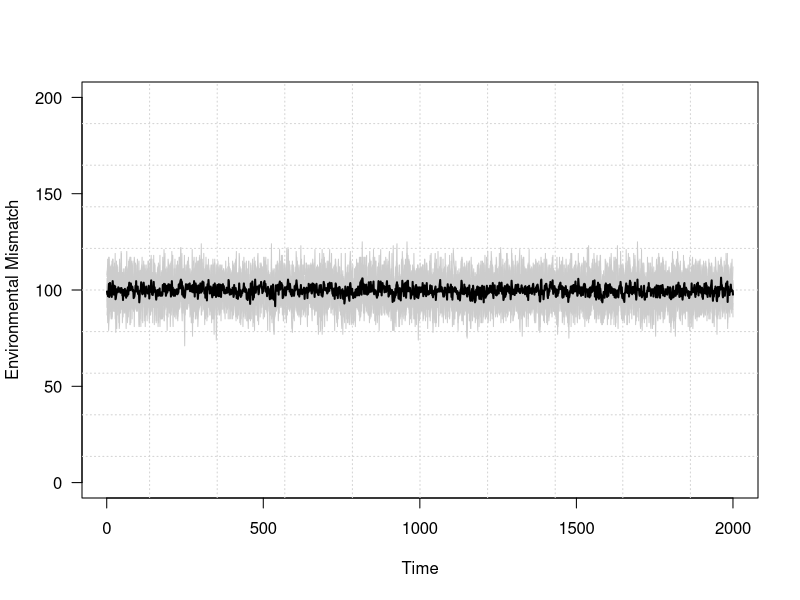
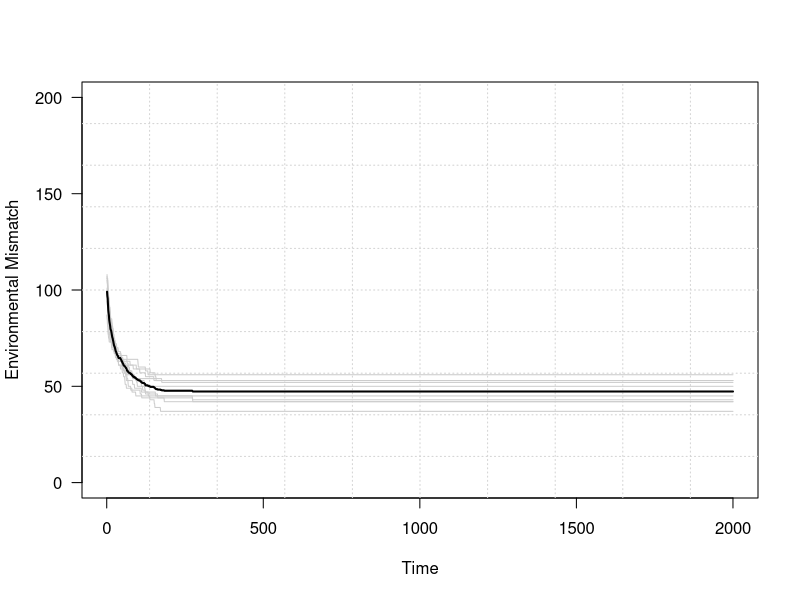
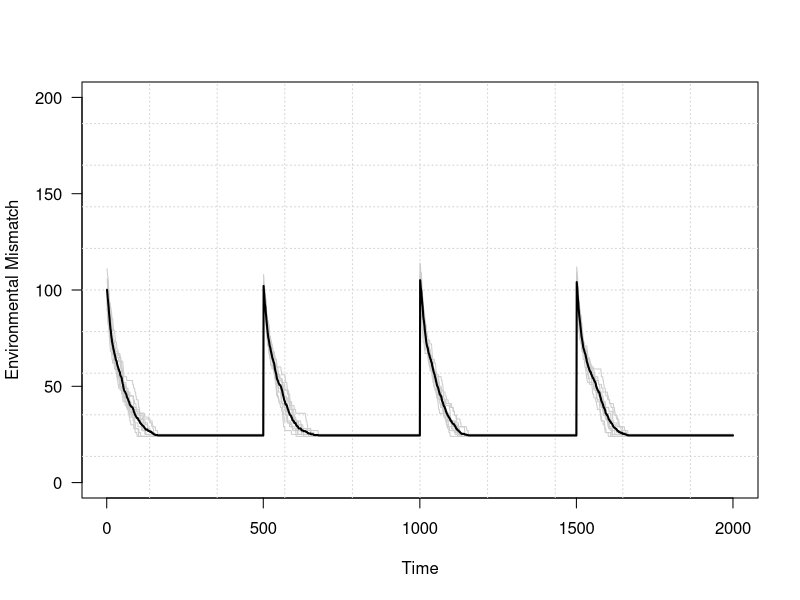
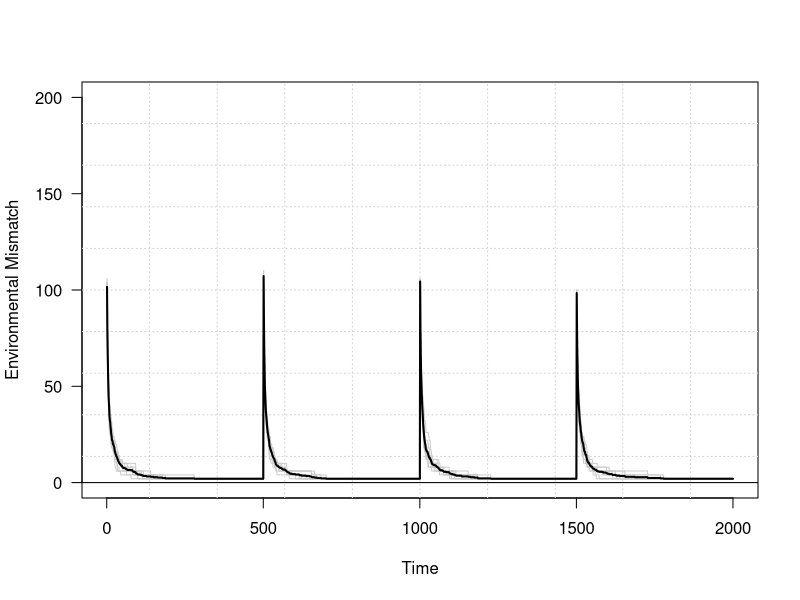
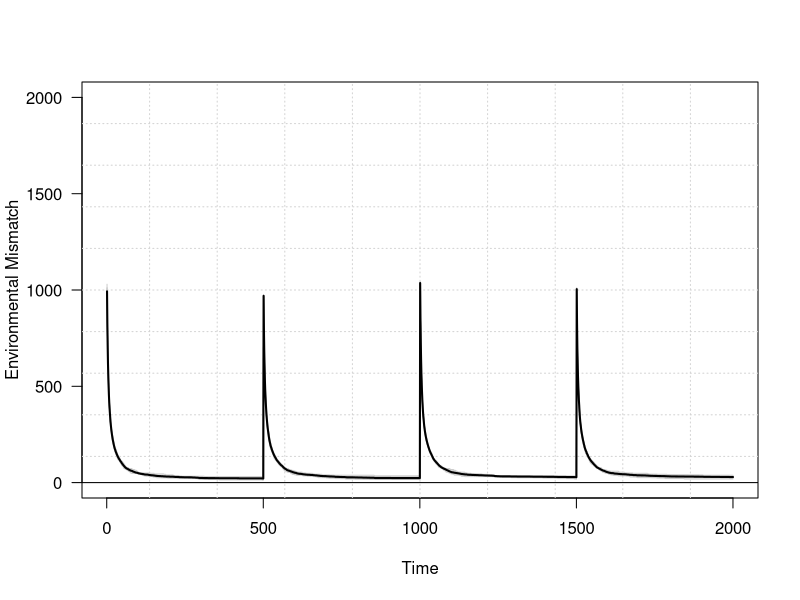
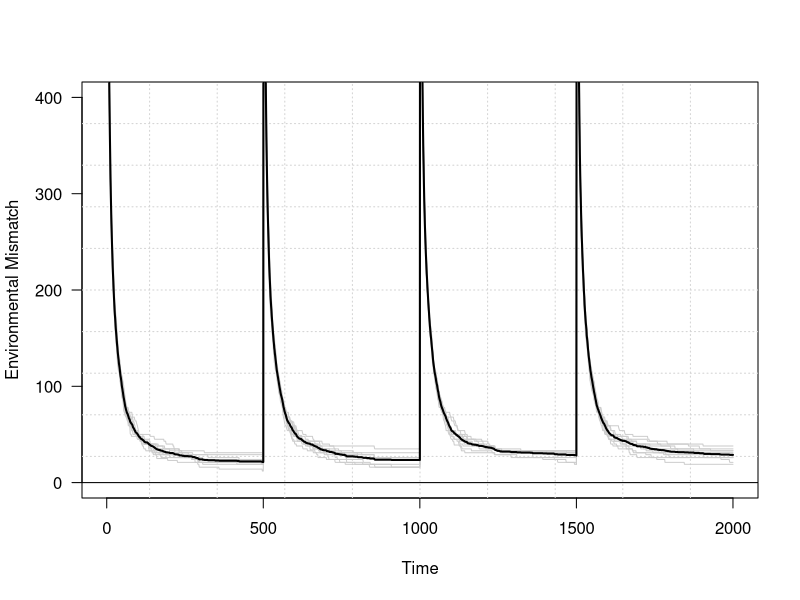
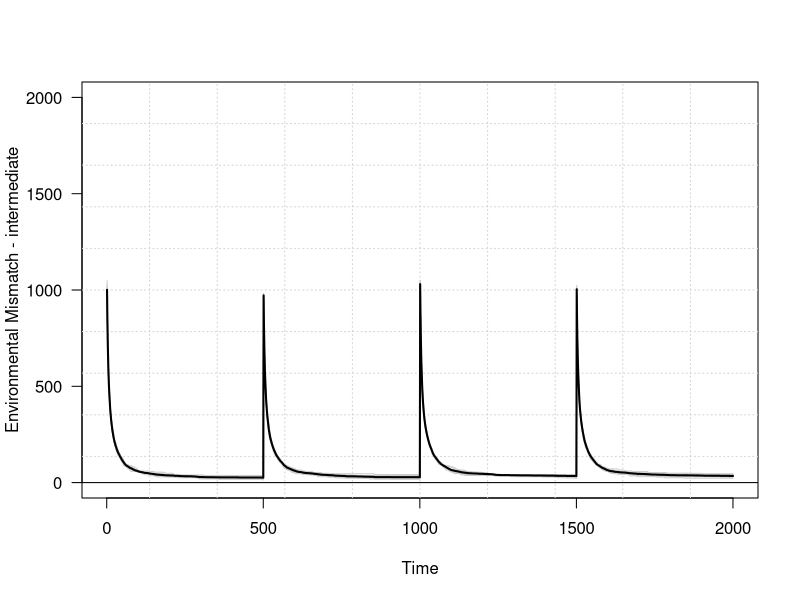
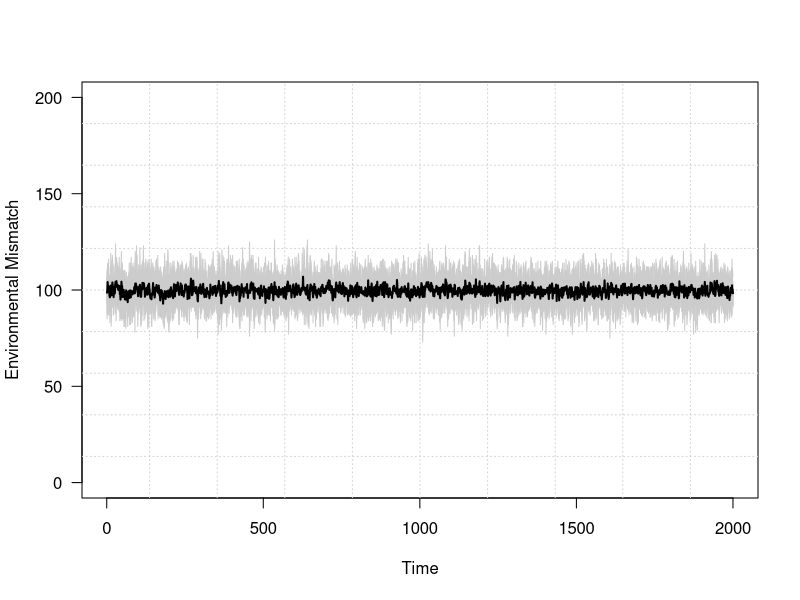

Generate these figures, in order, with R:
## ---- chunk 1


## RUN PARAMETERS

# Environmental target
num_C <- 200 # number of cytosine sites in the genome
env_prop <- 0.5 # proportion of those cytosine sites that are methylated in a "perfect" match to the environment
methyl_env <- rbinom(num_C,1,env_prop) # draws the environmental methylation target using a binomial distribution
while(sum(methyl_env)!=round(num_C*env_prop)){ methyl_env <- rbinom(num_C,1,env_prop) } # forces the methylation state to have the specified proportion of methylated sites
#sum(methyl_env) # checks the result of the above


# Population properties
pop_size <- 10 # number of individuals in the population
ind_prop <- rep(env_prop,pop_size) # proportion of methylated sites each individual should have ## NB: This isn't worked through in the model for now because I'm hoping that a sort of optimal methylation level will emerge from the model
demeth_rate <- 0.4 # rate at which you demethylate (slope of the relationship between stress and number of sites demethylated at each time step)
ind_demeth <- rep(demeth_rate,pop_size)
methyl_rate <- 0.4 # rate at which you methylate (slope of the relationship between stress and number of sites methylated at each time step)
ind_methyl <- rep(methyl_rate,pop_size)



# Simulation duration
t_end <- 2000
tset <- c(1:t_end)



## SIMULATION


# initial methylation state of the individuals in the population
methyl_pop <- matrix(data=NA,ncol=pop_size,nrow=num_C)
for(i in 1:pop_size){
	methyl_pop[,i] <- rbinom(num_C,1,ind_prop[i])
}


Stress_record <- matrix(data=NA,nrow=t_end,ncol=pop_size)

for(j in 1:t_end){

# For each timestep
# 1. Compute the "stress" level of each individual
S_pop <- colSums(abs(methyl_pop-methyl_env)) # sum over the absolute value of the difference between methylation states in each cytosine position, for every individual.

Stress_record[j,] <- S_pop

# 2. Compute the number of sites to demethylate
demeth_pop <- round(S_pop*ind_demeth) # compute the number of sites that should be demethylated
### CHECKER PLOT: plot(S_pop,demeth_pop); abline(b=demeth_rate,a=0)
# but you can't demethylate more than the existing number of methylated sites
methylsites_pop <- colSums(methyl_pop)
demeth_pop <- apply(rbind(demeth_pop,methylsites_pop),MARGIN=2,FUN=min) # The apply function takes the minimum by column (argument MARGIN = 2) of a data frame that has bound the number of target demethylation sites with the number of actually available methylation sites.

# 3. Demethylate sites randomly
for(i in 1:pop_size){
# want to know which positions are presently methylated
positions <- which(methyl_pop[,i]==1)
# select a number of them to demethylate
demeth.positions <- sample(positions,demeth_pop[i],replace=FALSE)
# and set those to zero
methyl_pop[demeth.positions,i] <- 0
}

# 4. Compute the number of sites to methylate
### OPTION ONE: methylate at a rate proportional to stress
meth_pop <- round(S_pop*ind_methyl) # compute the number of sites that should be methylated

### OPTION TWO: methylate at a fixed rate
#meth_pop <- 0.1*num_C

demethylsites_pop <- num_C - colSums(methyl_pop)
## NB: HOLLY -- Here is where we would put in some kind of correction for a cap on methylation
meth_pop <- apply(rbind(meth_pop,demethylsites_pop),MARGIN=2,FUN=min) 

# 5. Methylate sites randomly
for(i in 1:pop_size){
# want to know which positions are presently demethylated
positions <- which(methyl_pop[,i]==0)
# select a number of them to methylate
meth.positions <- sample(positions,meth_pop[i],replace=FALSE)
# and set those to one
methyl_pop[meth.positions,i] <- 1
}

}

plot(tset,Stress_record[,1],type='l',col='gray80',ylim=c(0,num_C),xlab='Time',ylab='Environmental Mismatch',las=1)
grid(10,10)
for(i in 2:pop_size){
	lines(tset,Stress_record[,i],col='gray80')
}
lines(tset,rowMeans(Stress_record),lwd=2)

## ---- chunk 2


## RUN PARAMETERS

# Environmental target
num_C <- 200 # number of cytosine sites in the genome
env_prop <- 0.5 # proportion of those cytosine sites that are methylated in a "perfect" match to the environment
methyl_env <- rbinom(num_C,1,env_prop) # draws the environmental methylation target using a binomial distribution
while(sum(methyl_env)!=round(num_C*env_prop)){ methyl_env <- rbinom(num_C,1,env_prop) } # forces the methylation state to have the specified proportion of methylated sites
#sum(methyl_env) # checks the result of the above


# Population properties
pop_size <- 10 # number of individuals in the population
ind_prop <- rep(.5*env_prop,pop_size) # proportion of methylated sites each individual should have ## NB: This isn't worked through in the model for now because I'm hoping that a sort of optimal methylation level will emerge from the model
demeth_rate <- 0.02 # rate at which you demethylate (slope of the relationship between stress and number of sites demethylated at each time step)
ind_demeth <- rep(demeth_rate,pop_size)
methyl_rate <- 0.02 # rate at which you methylate (slope of the relationship between stress and number of sites methylated at each time step)
ind_methyl <- rep(methyl_rate,pop_size)



# Simulation duration
t_end <- 2000
tset <- c(1:t_end)



## SIMULATION


# initial methylation state of the individuals in the population
methyl_pop <- matrix(data=NA,ncol=pop_size,nrow=num_C)
for(i in 1:pop_size){
	methyl_pop[,i] <- rbinom(num_C,1,ind_prop[i])
}


Stress_record <- matrix(data=NA,nrow=t_end,ncol=pop_size)

for(j in 1:t_end){

# For each timestep
# 1. Compute the "stress" level of each individual
S_pop <- colSums(abs(methyl_pop-methyl_env)) # sum over the absolute value of the difference between methylation states in each cytosine position, for every individual.

Stress_record[j,] <- S_pop

# 2. Compute the number of sites to demethylate
demeth_pop <- round(S_pop*ind_demeth) # compute the number of sites that should be demethylated
### CHECKER PLOT: plot(S_pop,demeth_pop); abline(b=demeth_rate,a=0)
# but you can't demethylate more than the existing number of methylated sites
methylsites_pop <- colSums(methyl_pop)
demeth_pop <- apply(rbind(demeth_pop,methylsites_pop),MARGIN=2,FUN=min) # The apply function takes the minimum by column (argument MARGIN = 2) of a data frame that has bound the number of target demethylation sites with the number of actually available methylation sites.

# 3. Demethylate sites randomly
for(i in 1:pop_size){
# want to know which positions are presently methylated
positions <- which(methyl_pop[,i]==1)
# select a number of them to demethylate
demeth.positions <- sample(positions,demeth_pop[i],replace=FALSE)
# and set those to zero
methyl_pop[demeth.positions,i] <- 0
}


# 4. Methylate sites that are mismatched with the environment

for(i in 1:pop_size){
  # identify sites that are demethylated but should be methylated to match the environment
  positions <- which((methyl_pop[,i]-methyl_env)==-1)
  
  # compute the number of sites that should be methylated
  meth_num <- min(round(S_pop[i]*ind_methyl[i]),num_C-sum(methyl_pop[,i]))
  
  # methylate sites
  if(meth_num > length(positions)){ # if the sites you need to methylate exceed the environmental matches
    methyl_pop[positions,i] <- 1 # methylate all the environmental matches
    positions2 <- which(methyl_pop[,i]==0) # find the remaining demethylated positions
    meth.positions <- sample(positions2,meth_num-length(positions),replace=FALSE) # select a number of them to methylate
    methyl_pop[meth.positions,i] <- 1 # and methylate them
  } else{ # otherwise
    test <- 1
    meth.positions <- sample(positions,meth_num,replace=FALSE) # select a number of the environmental matches to methylate
    methyl_pop[meth.positions,i] <- 1 # and methylate them
  }
  
}


}

plot(tset,Stress_record[,1],type='l',col='gray80',ylim=c(0,num_C),xlab='Time',ylab='Environmental Mismatch',las=1)
grid(10,10)
for(i in 2:pop_size){
	lines(tset,Stress_record[,i],col='gray80')
}
lines(tset,rowMeans(Stress_record),lwd=2)

# plot(tset,Stress_record[,1],type='l',col='gray80',ylim=c(0,10),xlab='Time',ylab='Environmental Mismatch',las=1)
# grid(10,10)
# for(i in 2:pop_size){
# 	lines(tset,Stress_record[,i],col='gray80')
# }
# lines(tset,rowMeans(Stress_record),lwd=2)

## ---- chunk 3


## RUN PARAMETERS

# Environmental target
num_C <- 200 # number of cytosine sites in the genome
env_prop <- 0.5 # proportion of those cytosine sites that are methylated in a "perfect" match to the environment
methyl_env <- rbinom(num_C,1,env_prop) # draws the environmental methylation target using a binomial distribution
while(sum(methyl_env)!=round(num_C*env_prop)){ methyl_env <- rbinom(num_C,1,env_prop) } # forces the methylation state to have the specified proportion of methylated sites
#sum(methyl_env) # checks the result of the above


# Population properties
pop_size <- 10 # number of individuals in the population
ind_prop <- rep(env_prop,pop_size) # proportion of methylated sites each individual should have ## NB: This isn't worked through in the model for now because I'm hoping that a sort of optimal methylation level will emerge from the model
demeth_rate <- 0.02 # rate at which you demethylate (slope of the relationship between stress and number of sites demethylated at each time step)
ind_demeth <- rep(demeth_rate,pop_size)
methyl_rate <- 0.02 # rate at which you methylate (slope of the relationship between stress and number of sites methylated at each time step)
ind_methyl <- rep(methyl_rate,pop_size)



# Simulation duration
t_end <- 2000
tset <- c(1:t_end)

envshifts <- c(500,1000,1500)


## SIMULATION


# initial methylation state of the individuals in the population
methyl_pop <- matrix(data=NA,ncol=pop_size,nrow=num_C)
for(i in 1:pop_size){
	methyl_pop[,i] <- rbinom(num_C,1,ind_prop[i])
}


Stress_record <- matrix(data=NA,nrow=t_end,ncol=pop_size)

for(j in 1:t_end){

# For each timestep
# 1. Compute the "stress" level of each individual
S_pop <- colSums(abs(methyl_pop-methyl_env)) # sum over the absolute value of the difference between methylation states in each cytosine position, for every individual.

Stress_record[j,] <- S_pop

# 2. Compute the number of sites to demethylate
demeth_pop <- round(S_pop*ind_demeth) # compute the number of sites that should be demethylated
### CHECKER PLOT: plot(S_pop,demeth_pop); abline(b=demeth_rate,a=0)
# but you can't demethylate more than the existing number of methylated sites
methylsites_pop <- colSums(methyl_pop)
demeth_pop <- apply(rbind(demeth_pop,methylsites_pop),MARGIN=2,FUN=min) # The apply function takes the minimum by column (argument MARGIN = 2) of a data frame that has bound the number of target demethylation sites with the number of actually available methylation sites.

# 3. Demethylate sites randomly
for(i in 1:pop_size){
# want to know which positions are presently methylated
positions <- which(methyl_pop[,i]==1)
# select a number of them to demethylate
demeth.positions <- sample(positions,demeth_pop[i],replace=FALSE)
# and set those to zero
methyl_pop[demeth.positions,i] <- 0
}


# 4. Methylate sites that are mismatched with the environment

for(i in 1:pop_size){
  # identify sites that are demethylated but should be methylated to match the environment
  positions <- which((methyl_pop[,i]-methyl_env)==-1)
  
  # compute the number of sites that should be methylated
  meth_num <- min(round(S_pop[i]*ind_methyl[i]),num_C-sum(methyl_pop[,i]))
  
  # methylate sites
  if(meth_num > length(positions)){ # if the sites you need to methylate exceed the environmental matches
    methyl_pop[positions,i] <- 1 # methylate all the environmental matches
    positions2 <- which(methyl_pop[,i]==0) # find the remaining demethylated positions
    meth.positions <- sample(positions2,meth_num-length(positions),replace=FALSE) # select a number of them to methylate
    methyl_pop[meth.positions,i] <- 1 # and methylate them
  } else{ # otherwise
    test <- 1
    meth.positions <- sample(positions,meth_num,replace=FALSE) # select a number of the environmental matches to methylate
    methyl_pop[meth.positions,i] <- 1 # and methylate them
  }
  
}

# 5. If it's a time for an environmental shift, shift the environment.
if(j %in% envshifts){
  methyl_env <- rbinom(num_C,1,env_prop) # draws the environmental methylation target using a binomial distribution
  while(sum(methyl_env)!=round(num_C*env_prop)){ methyl_env <- rbinom(num_C,1,env_prop) } # forces the methylation state to have the specified proportion of methylated sites
}



}



plot(tset,Stress_record[,1],type='l',col='gray80',ylim=c(0,num_C),xlab='Time',ylab='Environmental Mismatch',las=1)
grid(10,10)
for(i in 2:pop_size){
	lines(tset,Stress_record[,i],col='gray80')
}
lines(tset,rowMeans(Stress_record),lwd=2)


## ---- chunk 4


## RUN PARAMETERS

# Environmental target
num_C <- 200 # number of cytosine sites in the genome
env_prop <- 0.5 # proportion of those cytosine sites that are methylated in a "perfect" match to the environment
methyl_env <- rbinom(num_C,1,env_prop) # draws the environmental methylation target using a binomial distribution
while(sum(methyl_env)!=round(num_C*env_prop)){ methyl_env <- rbinom(num_C,1,env_prop) } # forces the methylation state to have the specified proportion of methylated sites
#sum(methyl_env) # checks the result of the above


# Population properties
pop_size <- 10 # number of individuals in the population
ind_prop <- rep(env_prop,pop_size) # proportion of methylated sites each individual should have ## NB: This isn't worked through in the model for now because I'm hoping that a sort of optimal methylation level will emerge from the model
demeth_rate <- 0.2 # rate at which you demethylate (slope of the relationship between stress and number of sites demethylated at each time step)
ind_demeth <- rep(demeth_rate,pop_size)
methyl_rate <- 0.2 # rate at which you methylate (slope of the relationship between stress and number of sites methylated at each time step)
ind_methyl <- rep(methyl_rate,pop_size)



# Simulation duration
t_end <- 2000
tset <- c(1:t_end)

envshifts <- c(500,1000,1500)


## SIMULATION


# initial methylation state of the individuals in the population
methyl_pop <- matrix(data=NA,ncol=pop_size,nrow=num_C)
for(i in 1:pop_size){
	methyl_pop[,i] <- rbinom(num_C,1,ind_prop[i])
	while(sum(methyl_pop[,i])!=round(num_C*ind_prop[i])){ methyl_pop[,i] <- rbinom(num_C,1,ind_prop[i]) } # forces the methylation 
}


Stress_record <- matrix(data=NA,nrow=t_end,ncol=pop_size)

for(j in 1:t_end){

# For each timestep
# 1. Compute the "stress" level of each individual
S_pop <- colSums(abs(methyl_pop-methyl_env)) # sum over the absolute value of the difference between methylation states in each cytosine position, for every individual.

Stress_record[j,] <- S_pop

# 2. Compute the number of sites to demethylate
demeth_pop <- round(S_pop*ind_demeth) # compute the number of sites that should be demethylated
### CHECKER PLOT: plot(S_pop,demeth_pop); abline(b=demeth_rate,a=0)
# but you can't demethylate more than the existing number of methylated sites
methylsites_pop <- colSums(methyl_pop)
demeth_pop <- apply(rbind(demeth_pop,methylsites_pop),MARGIN=2,FUN=min) # The apply function takes the minimum by column (argument MARGIN = 2) of a data frame that has bound the number of target demethylation sites with the number of actually available methylation sites.

# 3. Demethylate sites randomly
for(i in 1:pop_size){
# want to know which positions are presently methylated
positions <- which(methyl_pop[,i]==1)
# select a number of them to demethylate
demeth.positions <- sample(positions,demeth_pop[i],replace=FALSE)
# and set those to zero
methyl_pop[demeth.positions,i] <- 0
}


# 4. Methylate sites that are mismatched with the environment

for(i in 1:pop_size){
  # identify sites that are demethylated but should be methylated to match the environment
  positions <- which((methyl_pop[,i]-methyl_env)==-1)
  
  # compute the number of sites that should be methylated
  meth_num <- min(round(S_pop[i]*ind_methyl[i]),num_C-sum(methyl_pop[,i]))
  
  # methylate sites
  if(meth_num > length(positions)){ # if the sites you need to methylate exceed the environmental matches
    methyl_pop[positions,i] <- 1 # methylate all the environmental matches
    positions2 <- which(methyl_pop[,i]==0) # find the remaining demethylated positions
    meth.positions <- sample(positions2,meth_num-length(positions),replace=FALSE) # select a number of them to methylate
    methyl_pop[meth.positions,i] <- 1 # and methylate them
  } else{ # otherwise
    test <- 1
    meth.positions <- sample(positions,meth_num,replace=FALSE) # select a number of the environmental matches to methylate
    methyl_pop[meth.positions,i] <- 1 # and methylate them
  }
  
}

# 5. If it's a time for an environmental shift, shift the environment.
if(j %in% envshifts){
  methyl_env <- rbinom(num_C,1,env_prop) # draws the environmental methylation target using a binomial distribution
  while(sum(methyl_env)!=round(num_C*env_prop)){ methyl_env <- rbinom(num_C,1,env_prop) } # forces the methylation state to have the specified proportion of methylated sites
}



}



plot(tset,Stress_record[,1],type='l',col='gray80',ylim=c(0,num_C),xlab='Time',ylab='Environmental Mismatch',las=1)
grid(10,10)
for(i in 2:pop_size){
	lines(tset,Stress_record[,i],col='gray80')
}
lines(tset,rowMeans(Stress_record),lwd=2)
abline(h=0)


## ---- chunk 5
## RUN PARAMETERS

# Environmental target
num_C <- 2000 # number of cytosine sites in the genome
env_prop <- 0.5 # proportion of those cytosine sites that are methylated in a "perfect" match to the environment
methyl_env <- rbinom(num_C,1,env_prop) # draws the environmental methylation target using a binomial distribution
while(sum(methyl_env)!=round(num_C*env_prop)){ methyl_env <- rbinom(num_C,1,env_prop) } # forces the methylation state to have the specified proportion of methylated sites
#sum(methyl_env) # checks the result of the above


# Population properties
pop_size <- 10 # number of individuals in the population
ind_prop <- rep(env_prop,pop_size) # proportion of methylated sites each individual should have ## NB: This isn't worked through in the model for now because I'm hoping that a sort of optimal methylation level will emerge from the model
demeth_rate <- 0.2 # rate at which you demethylate (slope of the relationship between stress and number of sites demethylated at each time step)
ind_demeth <- rep(demeth_rate,pop_size)
methyl_rate <- 0.175 # rate at which you methylate (slope of the relationship between stress and number of sites methylated at each time step)
ind_methyl <- rep(methyl_rate,pop_size)



# Simulation duration
t_end <- 2000
tset <- c(1:t_end)

envshifts <- c(500,1000,1500)


## SIMULATION


# initial methylation state of the individuals in the population
methyl_pop <- matrix(data=NA,ncol=pop_size,nrow=num_C)
for(i in 1:pop_size){
	methyl_pop[,i] <- rbinom(num_C,1,ind_prop[i])
  while(sum(methyl_pop[,i])!=round(num_C*ind_prop[i])){ methyl_pop[,i] <- rbinom(num_C,1,ind_prop[i]) } # forces the methylation number to be the same as the environment 
}


Stress_record <- matrix(data=NA,nrow=t_end,ncol=pop_size)
Stress_record_intermediate <- matrix(data=NA,nrow=t_end,ncol=pop_size)

for(j in 1:t_end){

# For each timestep
# 1. Compute the "stress" level of each individual
S_pop <- colSums(abs(methyl_pop-methyl_env)) # sum over the absolute value of the difference between methylation states in each cytosine position, for every individual.

Stress_record[j,] <- S_pop

# 2. Compute the number of sites to demethylate
demeth_pop <- round(S_pop*ind_demeth) # compute the number of sites that should be demethylated
### CHECKER PLOT: plot(S_pop,demeth_pop); abline(b=demeth_rate,a=0)
# but you can't demethylate more than the existing number of methylated sites
methylsites_pop <- colSums(methyl_pop)
demeth_pop <- apply(rbind(demeth_pop,methylsites_pop),MARGIN=2,FUN=min) # The apply function takes the minimum by column (argument MARGIN = 2) of a data frame that has bound the number of target demethylation sites with the number of actually available methylation sites.

# 3. Demethylate sites randomly
for(i in 1:pop_size){
# want to know which positions are presently methylated
positions <- which(methyl_pop[,i]==1)
# select a number of them to demethylate
demeth.positions <- sample(positions,demeth_pop[i],replace=FALSE)
# and set those to zero
methyl_pop[demeth.positions,i] <- 0
}


# 4. Re-compute the stress level
S_pop <- colSums(abs(methyl_pop-methyl_env))
Stress_record_intermediate[j,] <- S_pop

# 4. Methylate sites that are mismatched with the environment

for(i in 1:pop_size){
  # identify sites that are demethylated but should be methylated to match the environment
  positions <- which((methyl_pop[,i]-methyl_env)==-1)
  
  # compute the number of sites that should be methylated
  meth_num <- min(round(S_pop[i]*ind_methyl[i]),num_C-sum(methyl_pop[,i]))
  
  # methylate sites
  if(meth_num > length(positions)){ # if the sites you need to methylate exceed the environmental matches
    methyl_pop[positions,i] <- 1 # methylate all the environmental matches
    positions2 <- which(methyl_pop[,i]==0) # find the remaining demethylated positions
    meth.positions <- sample(positions2,meth_num-length(positions),replace=FALSE) # select a number of them to methylate
    methyl_pop[meth.positions,i] <- 1 # and methylate them
  } else{ # otherwise
    test <- 1
    meth.positions <- sample(positions,meth_num,replace=FALSE) # select a number of the environmental matches to methylate
    methyl_pop[meth.positions,i] <- 1 # and methylate them
  }
  
}

# 5. If it's a time for an environmental shift, shift the environment.
if(j %in% envshifts){
  methyl_env <- rbinom(num_C,1,env_prop) # draws the environmental methylation target using a binomial distribution
  while(sum(methyl_env)!=round(num_C*env_prop)){ methyl_env <- rbinom(num_C,1,env_prop) } # forces the methylation state to have the specified proportion of methylated sites
}



}



plot(tset,Stress_record[,1],type='l',col='gray80',ylim=c(0,num_C),xlab='Time',ylab='Environmental Mismatch',las=1)
grid(10,10)
for(i in 2:pop_size){
	lines(tset,Stress_record[,i],col='gray80')
}
lines(tset,rowMeans(Stress_record),lwd=2)
abline(h=0)

plot(tset,Stress_record[,1],type='l',col='gray80',ylim=c(0,400),xlab='Time',ylab='Environmental Mismatch',las=1)
grid(10,10)
for(i in 2:pop_size){
	lines(tset,Stress_record[,i],col='gray80')
}
lines(tset,rowMeans(Stress_record),lwd=2)
abline(h=0)


plot(tset,Stress_record_intermediate[,1],type='l',col='gray80',ylim=c(0,num_C),xlab='Time',ylab='Environmental Mismatch - intermediate',las=1)
grid(10,10)
for(i in 2:pop_size){
	lines(tset,Stress_record_intermediate[,i],col='gray80')
}
lines(tset,rowMeans(Stress_record_intermediate),lwd=2)
abline(h=0)

colSums(methyl_pop)
## ---- chunk 6


## RUN PARAMETERS

# Environmental target
num_C <- 200 # number of cytosine sites in the genome
env_prop <- 0.5 # proportion of those cytosine sites that are methylated in a "perfect" match to the environment
methyl_env <- rbinom(num_C,1,env_prop) # draws the environmental methylation target using a binomial distribution
while(sum(methyl_env)!=round(num_C*env_prop)){ methyl_env <- rbinom(num_C,1,env_prop) } # forces the methylation state to have the specified proportion of methylated sites
#sum(methyl_env) # checks the result of the above


# Population properties
pop_size <- 10 # number of individuals in the population
ind_prop <- rep(env_prop,pop_size) # proportion of methylated sites each individual should have ## NB: This isn't worked through in the model for now because I'm hoping that a sort of optimal methylation level will emerge from the model
demeth_rate <- 0.4 # rate at which you demethylate (slope of the relationship between stress and number of sites demethylated at each time step)
ind_demeth <- rep(demeth_rate,pop_size)
methyl_rate <- 0.4 # rate at which you methylate (slope of the relationship between stress and number of sites methylated at each time step)
ind_methyl <- rep(methyl_rate,pop_size)



# Simulation duration
t_end <- 2000
tset <- c(1:t_end)



## SIMULATION


# initial methylation state of the individuals in the population
methyl_pop <- matrix(data=NA,ncol=pop_size,nrow=num_C)
for(i in 1:pop_size){
	methyl_pop[,i] <- rbinom(num_C,1,ind_prop[i])
}


Stress_record <- matrix(data=NA,nrow=t_end,ncol=pop_size)
Stress_record_intermediate <- matrix(data=NA,nrow=t_end,ncol=pop_size)

for(j in 1:t_end){

# For each timestep
# 1. Compute the "stress" level of each individual
S_pop <- colSums(abs(methyl_pop-methyl_env)) # sum over the absolute value of the difference between methylation states in each cytosine position, for every individual.

Stress_record[j,] <- S_pop

# 2. Compute the number of sites to demethylate
demeth_pop <- round(S_pop*ind_demeth) # compute the number of sites that should be demethylated
### CHECKER PLOT: plot(S_pop,demeth_pop); abline(b=demeth_rate,a=0)
# but you can't demethylate more than the existing number of methylated sites
methylsites_pop <- colSums(methyl_pop)
demeth_pop <- apply(rbind(demeth_pop,methylsites_pop),MARGIN=2,FUN=min) # The apply function takes the minimum by column (argument MARGIN = 2) of a data frame that has bound the number of target demethylation sites with the number of actually available methylation sites.

# 3. Demethylate sites randomly
for(i in 1:pop_size){
# want to know which positions are presently methylated
positions <- which(methyl_pop[,i]==1)
# select a number of them to demethylate
demeth.positions <- sample(positions,demeth_pop[i],replace=FALSE)
# and set those to zero
methyl_pop[demeth.positions,i] <- 0
}

# RECOMPUTE STRESS
S_pop <- colSums(abs(methyl_pop-methyl_env))
Stress_record_intermediate[j,] <- S_pop
# 4. Compute the number of sites to methylate
### OPTION ONE: methylate at a rate proportional to stress
meth_pop <- round(S_pop*ind_methyl) # compute the number of sites that should be methylated

### OPTION TWO: methylate at a fixed rate
#meth_pop <- 0.1*num_C

demethylsites_pop <- num_C - colSums(methyl_pop)
## NB: HOLLY -- Here is where we would put in some kind of correction for a cap on methylation
meth_pop <- apply(rbind(meth_pop,demethylsites_pop),MARGIN=2,FUN=min) 

# 5. Methylate sites randomly
for(i in 1:pop_size){
# want to know which positions are presently demethylated
positions <- which(methyl_pop[,i]==0)
# select a number of them to methylate
meth.positions <- sample(positions,meth_pop[i],replace=FALSE)
# and set those to one
methyl_pop[meth.positions,i] <- 1
}

}

plot(tset,Stress_record[,1],type='l',col='gray80',ylim=c(0,num_C),xlab='Time',ylab='Environmental Mismatch',las=1)
grid(10,10)
for(i in 2:pop_size){
	lines(tset,Stress_record[,i],col='gray80')
}
lines(tset,rowMeans(Stress_record),lwd=2)

colSums(methyl_pop)

## ---- chunk 7
## RUN PARAMETERS

# Environmental target
num_C <- 2000 # number of cytosine sites in the genome
env_prop <- 0.5 # proportion of those cytosine sites that are methylated in a "perfect" match to the environment
methyl_env <- rbinom(num_C,1,env_prop) # draws the environmental methylation target using a binomial distribution
while(sum(methyl_env)!=round(num_C*env_prop)){ methyl_env <- rbinom(num_C,1,env_prop) } # forces the methylation state to have the specified proportion of methylated sites
#sum(methyl_env) # checks the result of the above


# Population properties
pop_size <- 10 # number of individuals in the population
ind_prop <- 0.5*rep(env_prop,pop_size) # proportion of methylated sites each individual should have ## NB: This isn't worked through in the model for now because I'm hoping that a sort of optimal methylation level will emerge from the model
demeth_rate <- 0.4# 0.2 # rate at which you demethylate (slope of the relationship between stress and number of sites demethylated at each time step)
ind_demeth <- rep(demeth_rate,pop_size)
methyl_rate <-0.3# 0.175 # rate at which you methylate (slope of the relationship between stress and number of sites methylated at each time step)
ind_methyl <- rep(methyl_rate,pop_size)



# Simulation duration
t_end <- 2000
tset <- c(1:t_end)

#envshifts <- c(500,1000,1500)
envshifts <- round(seq(from = 400, to = 1600, length.out=5))

## SIMULATION


# initial methylation state of the individuals in the population
methyl_pop <- matrix(data=NA,ncol=pop_size,nrow=num_C)
for(i in 1:pop_size){
	methyl_pop[,i] <- rbinom(num_C,1,ind_prop[i])
  #while(sum(methyl_pop[,i])!=round(num_C*ind_prop[i])){ methyl_pop[,i] <- rbinom(num_C,1,ind_prop[i]) } # forces the methylation number to be the same as the environment 
}


Stress_record <- matrix(data=NA,nrow=t_end,ncol=pop_size)
Stress_record_intermediate <- matrix(data=NA,nrow=t_end,ncol=pop_size)

for(j in 1:t_end){

# For each timestep
# 1. Compute the "stress" level of each individual
S_pop <- colSums(abs(methyl_pop-methyl_env)) # sum over the absolute value of the difference between methylation states in each cytosine position, for every individual.

Stress_record[j,] <- S_pop

# 2. Compute the number of sites to demethylate
demeth_pop <- round(S_pop*ind_demeth) # compute the number of sites that should be demethylated
### CHECKER PLOT: plot(S_pop,demeth_pop); abline(b=demeth_rate,a=0)
# but you can't demethylate more than the existing number of methylated sites
methylsites_pop <- colSums(methyl_pop)
demeth_pop <- apply(rbind(demeth_pop,methylsites_pop),MARGIN=2,FUN=min) # The apply function takes the minimum by column (argument MARGIN = 2) of a data frame that has bound the number of target demethylation sites with the number of actually available methylation sites.

# 3. Demethylate sites randomly
for(i in 1:pop_size){
# want to know which positions are presently methylated
positions <- which(methyl_pop[,i]==1)
# select a number of them to demethylate
demeth.positions <- sample(positions,demeth_pop[i],replace=FALSE)
# and set those to zero
methyl_pop[demeth.positions,i] <- 0
}


# 4. Re-compute the stress level
S_pop <- colSums(abs(methyl_pop-methyl_env))
Stress_record_intermediate[j,] <- S_pop

# 4. Methylate sites that are mismatched with the environment

for(i in 1:pop_size){
  # identify sites that are demethylated but should be methylated to match the environment
  positions <- which((methyl_pop[,i]-methyl_env)==-1)
  
  # compute the number of sites that should be methylated
  meth_num <- min(round(S_pop[i]*ind_methyl[i]),num_C-sum(methyl_pop[,i]))
  
  # methylate sites
  if(meth_num > length(positions)){ # if the sites you need to methylate exceed the environmental matches
    methyl_pop[positions,i] <- 1 # methylate all the environmental matches
    positions2 <- which(methyl_pop[,i]==0) # find the remaining demethylated positions
    meth.positions <- sample(positions2,meth_num-length(positions),replace=FALSE) # select a number of them to methylate
    methyl_pop[meth.positions,i] <- 1 # and methylate them
  } else{ # otherwise
    test <- 1
    meth.positions <- sample(positions,meth_num,replace=FALSE) # select a number of the environmental matches to methylate
    methyl_pop[meth.positions,i] <- 1 # and methylate them
  }
  
}

# 5. If it's a time for an environmental shift, shift the environment.
if(j %in% envshifts){
  methyl_env <- rbinom(num_C,1,env_prop) # draws the environmental methylation target using a binomial distribution
  while(sum(methyl_env)!=round(num_C*env_prop)){ methyl_env <- rbinom(num_C,1,env_prop) } # forces the methylation state to have the specified proportion of methylated sites
}



}



plot(tset,Stress_record[,1],type='l',col='gray80',ylim=c(0,num_C*.55),xlab='Time',ylab='Environmental Mismatch',las=1)
grid(10,10)
for(i in 2:pop_size){
	lines(tset,Stress_record[,i],col='gray80')
}
lines(tset,rowMeans(Stress_record),lwd=2)
abline(h=0)


plot(tset,Stress_record_intermediate[,1],type='l',col='gray80',ylim=c(0,num_C*.55),xlab='Time',ylab='Environmental Mismatch - intermediate',las=1)
grid(10,10)
for(i in 2:pop_size){
	lines(tset,Stress_record_intermediate[,i],col='gray80')
}
lines(tset,rowMeans(Stress_record_intermediate),lwd=2)
abline(h=0)

colSums(methyl_pop)
## ---- chunk 8

## RUN PARAMETERS
# Variables of interest
demeth_rate_set <- c(0.4,0.4,0.4,0.4)
meth_rate_set <- c(0.2,0.3,0.4,0.5)

# Environmental target
num_C <- 2000 # number of cytosine sites in the genome
env_prop <- 0.5 # proportion of those cytosine sites that are methylated in a "perfect" match to the environment
methyl_env <- rbinom(num_C,1,env_prop) # draws the environmental methylation target using a binomial distribution
while(sum(methyl_env)!=round(num_C*env_prop)){ methyl_env <- rbinom(num_C,1,env_prop) } # forces the methylation state to have the specified proportion of methylated sites
#sum(methyl_env) # checks the result of the above


# Population properties
pop_size <- 10 # number of individuals in the population
ind_prop <- 0.5*rep(env_prop,pop_size) # proportion of methylated sites each individual should have ## NB: This isn't worked through in the model for now because I'm hoping that a sort of optimal methylation level will emerge from the model


# Simulation duration
t_end <- 1000
tset <- c(1:t_end)

#envshifts <- c(500,1000,1500)
envshifts <- round(seq(from = 1, to = 1000, length.out=4))



# HOLDING VARIABLES
Stress_record_mean <- matrix(data=NA, nrow=length(demeth_rate_set),ncol=t_end)
Stress_record_intermed_mean <- Stress_record_mean
methylated_sites_mean <- Stress_record_mean


## SIMULATION

for(k in 1:length(demeth_rate_set)){

# Set individual rates
demeth_rate <- demeth_rate_set[k] # rate at which you demethylate (slope of the relationship between stress and number of sites demethylated at each time step)
ind_demeth <- rep(demeth_rate,pop_size)
methyl_rate <- meth_rate_set[k] # rate at which you methylate (slope of the relationship between stress and number of sites methylated at each time step)
ind_methyl <- rep(methyl_rate,pop_size)


# initial methylation state of the individuals in the population
methyl_pop <- matrix(data=NA,ncol=pop_size,nrow=num_C)
for(i in 1:pop_size){
	methyl_pop[,i] <- rbinom(num_C,1,ind_prop[i])
  #while(sum(methyl_pop[,i])!=round(num_C*ind_prop[i])){ methyl_pop[,i] <- rbinom(num_C,1,ind_prop[i]) } # forces the methylation number to be the same as the environment 
}


Stress_record <- matrix(data=NA,nrow=t_end,ncol=pop_size)
Stress_record_intermediate <- matrix(data=NA,nrow=t_end,ncol=pop_size)

for(j in 1:t_end){

# For each timestep
# 1. Compute the "stress" level of each individual
S_pop <- colSums(abs(methyl_pop-methyl_env)) # sum over the absolute value of the difference between methylation states in each cytosine position, for every individual.

Stress_record[j,] <- S_pop

# 2. Compute the number of sites to demethylate
demeth_pop <- round(S_pop*ind_demeth) # compute the number of sites that should be demethylated
### CHECKER PLOT: plot(S_pop,demeth_pop); abline(b=demeth_rate,a=0)
# but you can't demethylate more than the existing number of methylated sites
methylsites_pop <- colSums(methyl_pop)
demeth_pop <- apply(rbind(demeth_pop,methylsites_pop),MARGIN=2,FUN=min) # The apply function takes the minimum by column (argument MARGIN = 2) of a data frame that has bound the number of target demethylation sites with the number of actually available methylation sites.

# 3. Demethylate sites randomly
for(i in 1:pop_size){
# want to know which positions are presently methylated
positions <- which(methyl_pop[,i]==1)
# select a number of them to demethylate
demeth.positions <- sample(positions,demeth_pop[i],replace=FALSE)
# and set those to zero
methyl_pop[demeth.positions,i] <- 0
}


# 4. Re-compute the stress level
S_pop <- colSums(abs(methyl_pop-methyl_env))
Stress_record_intermediate[j,] <- S_pop

# 4. Methylate sites that are mismatched with the environment

for(i in 1:pop_size){
  # identify sites that are demethylated but should be methylated to match the environment
  positions <- which((methyl_pop[,i]-methyl_env)==-1)
  
  # compute the number of sites that should be methylated
  meth_num <- min(round(S_pop[i]*ind_methyl[i]),num_C-sum(methyl_pop[,i]))
  
  # methylate sites
  if(meth_num > length(positions)){ # if the sites you need to methylate exceed the environmental matches
    methyl_pop[positions,i] <- 1 # methylate all the environmental matches
    positions2 <- which(methyl_pop[,i]==0) # find the remaining demethylated positions
    meth.positions <- sample(positions2,meth_num-length(positions),replace=FALSE) # select a number of them to methylate
    methyl_pop[meth.positions,i] <- 1 # and methylate them
  } else{ # otherwise
    test <- 1
    meth.positions <- sample(positions,meth_num,replace=FALSE) # select a number of the environmental matches to methylate
    methyl_pop[meth.positions,i] <- 1 # and methylate them
  }
  
}

# Compute the mean number of methylated sites
methylated_sites_mean[k,j] <- mean(colSums(methyl_pop))


# 5. If it's a time for an environmental shift, shift the environment.
if(j %in% envshifts){
  methyl_env <- rbinom(num_C,1,env_prop) # draws the environmental methylation target using a binomial distribution
  while(sum(methyl_env)!=round(num_C*env_prop)){ methyl_env <- rbinom(num_C,1,env_prop) } # forces the methylation state to have the specified proportion of methylated sites
}
}

# Record the mean stress levels over time
Stress_record_mean[k,] <- rowMeans(Stress_record)
Stress_record_intermed_mean[k,] <- rowMeans(Stress_record_intermediate)
}


## ---- chunk 9

plot(tset,Stress_record_mean[1,],type='n',lty=1,las=1,ylim=c(0,.55*num_C),ylab='Mean Stress',xlab='Time')
for(i in 1:length(demeth_rate_set)){
  lines(tset,Stress_record_mean[i,],lty=i,lwd=2)
}
legend(x=0.7*t_end,y=0.25*num_C,legend=paste('de: ',demeth_rate_set,', re: ',meth_rate_set,sep=''),lwd=2,lty=1:length(demeth_rate_set))
## ---- chunk 10

## RUN PARAMETERS
# Variables of interest
demeth_rate_set <- c(0.5,0.4,0.2,0.1)
meth_rate_set <- c(0.35,0.3,0.175,0.095)

# Environmental target
num_C <- 2000 # number of cytosine sites in the genome
env_prop <- 0.5 # proportion of those cytosine sites that are methylated in a "perfect" match to the environment
methyl_env <- rbinom(num_C,1,env_prop) # draws the environmental methylation target using a binomial distribution
while(sum(methyl_env)!=round(num_C*env_prop)){ methyl_env <- rbinom(num_C,1,env_prop) } # forces the methylation state to have the specified proportion of methylated sites
#sum(methyl_env) # checks the result of the above


# Population properties
pop_size <- 10 # number of individuals in the population
ind_prop <- 0.5*rep(env_prop,pop_size) # proportion of methylated sites each individual should have ## NB: This isn't worked through in the model for now because I'm hoping that a sort of optimal methylation level will emerge from the model


# Simulation duration
t_end <- 1000
tset <- c(1:t_end)

#envshifts <- c(500,1000,1500)
envshifts <- round(seq(from = 1, to = 1000, length.out=4))



# HOLDING VARIABLES
Stress_record_mean <- matrix(data=NA, nrow=length(demeth_rate_set),ncol=t_end)
Stress_record_intermed_mean <- Stress_record_mean
methylated_sites_mean <- Stress_record_mean


## SIMULATION

for(k in 1:length(demeth_rate_set)){

# Set individual rates
demeth_rate <- demeth_rate_set[k] # rate at which you demethylate (slope of the relationship between stress and number of sites demethylated at each time step)
ind_demeth <- rep(demeth_rate,pop_size)
methyl_rate <- meth_rate_set[k] # rate at which you methylate (slope of the relationship between stress and number of sites methylated at each time step)
ind_methyl <- rep(methyl_rate,pop_size)


# initial methylation state of the individuals in the population
methyl_pop <- matrix(data=NA,ncol=pop_size,nrow=num_C)
for(i in 1:pop_size){
	methyl_pop[,i] <- rbinom(num_C,1,ind_prop[i])
  #while(sum(methyl_pop[,i])!=round(num_C*ind_prop[i])){ methyl_pop[,i] <- rbinom(num_C,1,ind_prop[i]) } # forces the methylation number to be the same as the environment 
}


Stress_record <- matrix(data=NA,nrow=t_end,ncol=pop_size)
Stress_record_intermediate <- matrix(data=NA,nrow=t_end,ncol=pop_size)

for(j in 1:t_end){

# For each timestep
# 1. Compute the "stress" level of each individual
S_pop <- colSums(abs(methyl_pop-methyl_env)) # sum over the absolute value of the difference between methylation states in each cytosine position, for every individual.

Stress_record[j,] <- S_pop

# 2. Compute the number of sites to demethylate
demeth_pop <- round(S_pop*ind_demeth) # compute the number of sites that should be demethylated
### CHECKER PLOT: plot(S_pop,demeth_pop); abline(b=demeth_rate,a=0)
# but you can't demethylate more than the existing number of methylated sites
methylsites_pop <- colSums(methyl_pop)
demeth_pop <- apply(rbind(demeth_pop,methylsites_pop),MARGIN=2,FUN=min) # The apply function takes the minimum by column (argument MARGIN = 2) of a data frame that has bound the number of target demethylation sites with the number of actually available methylation sites.

# 3. Demethylate sites randomly
for(i in 1:pop_size){
# want to know which positions are presently methylated
positions <- which(methyl_pop[,i]==1)
# select a number of them to demethylate
demeth.positions <- sample(positions,demeth_pop[i],replace=FALSE)
# and set those to zero
methyl_pop[demeth.positions,i] <- 0
}


# 4. Re-compute the stress level
S_pop <- colSums(abs(methyl_pop-methyl_env))
Stress_record_intermediate[j,] <- S_pop

# 4. Methylate sites that are mismatched with the environment

for(i in 1:pop_size){
  # identify sites that are demethylated but should be methylated to match the environment
  positions <- which((methyl_pop[,i]-methyl_env)==-1)
  
  # compute the number of sites that should be methylated
  meth_num <- min(round(S_pop[i]*ind_methyl[i]),num_C-sum(methyl_pop[,i]))
  
  # methylate sites
  if(meth_num > length(positions)){ # if the sites you need to methylate exceed the environmental matches
    methyl_pop[positions,i] <- 1 # methylate all the environmental matches
    positions2 <- which(methyl_pop[,i]==0) # find the remaining demethylated positions
    meth.positions <- sample(positions2,meth_num-length(positions),replace=FALSE) # select a number of them to methylate
    methyl_pop[meth.positions,i] <- 1 # and methylate them
  } else{ # otherwise
    test <- 1
    meth.positions <- sample(positions,meth_num,replace=FALSE) # select a number of the environmental matches to methylate
    methyl_pop[meth.positions,i] <- 1 # and methylate them
  }
  
}

# Compute the mean number of methylated sites
methylated_sites_mean[k,j] <- mean(colSums(methyl_pop))


# 5. If it's a time for an environmental shift, shift the environment.
if(j %in% envshifts){
  methyl_env <- rbinom(num_C,1,env_prop) # draws the environmental methylation target using a binomial distribution
  while(sum(methyl_env)!=round(num_C*env_prop)){ methyl_env <- rbinom(num_C,1,env_prop) } # forces the methylation state to have the specified proportion of methylated sites
}
}

# Record the mean stress levels over time
Stress_record_mean[k,] <- rowMeans(Stress_record)
Stress_record_intermed_mean[k,] <- rowMeans(Stress_record_intermediate)
}


## ---- chunk 11
plot(tset,Stress_record_mean[1,],type='n',lty=1,las=1,ylim=c(0,.55*num_C),ylab='Mean Stress',xlab='Time')
for(i in 1:length(demeth_rate_set)){
  lines(tset,Stress_record_mean[i,],lty=i,lwd=2)
}
legend(x=0.7*t_end,y=0.5*num_C,legend=paste('de: ',demeth_rate_set,', re: ',meth_rate_set,sep=''),lwd=2,lty=1:length(demeth_rate_set))
## ---- chunk 12

## RUN PARAMETERS
# Variables of interest
demeth_rate_set <- rep(0.2,4)
meth_rate_set <- c(0.185,0.18,0.175,0.17)

# Environmental target
num_C <- 2000 # number of cytosine sites in the genome
env_prop <- 0.5 # proportion of those cytosine sites that are methylated in a "perfect" match to the environment
methyl_env <- rbinom(num_C,1,env_prop) # draws the environmental methylation target using a binomial distribution
while(sum(methyl_env)!=round(num_C*env_prop)){ methyl_env <- rbinom(num_C,1,env_prop) } # forces the methylation state to have the specified proportion of methylated sites
#sum(methyl_env) # checks the result of the above


# Population properties
pop_size <- 10 # number of individuals in the population
ind_prop <- 0.5*rep(env_prop,pop_size) # proportion of methylated sites each individual should have ## NB: This isn't worked through in the model for now because I'm hoping that a sort of optimal methylation level will emerge from the model


# Simulation duration
t_end <- 2000
tset <- c(1:t_end)

#envshifts <- c(500,1000,1500)
envshifts <- round(seq(from = 1, to = t_end, length.out=7))



# HOLDING VARIABLES
Stress_record_mean <- matrix(data=NA, nrow=length(demeth_rate_set),ncol=t_end)
Stress_record_intermed_mean <- Stress_record_mean
methylated_sites_mean <- Stress_record_mean


## SIMULATION

for(k in 1:length(demeth_rate_set)){

# Set individual rates
demeth_rate <- demeth_rate_set[k] # rate at which you demethylate (slope of the relationship between stress and number of sites demethylated at each time step)
ind_demeth <- rep(demeth_rate,pop_size)
methyl_rate <- meth_rate_set[k] # rate at which you methylate (slope of the relationship between stress and number of sites methylated at each time step)
ind_methyl <- rep(methyl_rate,pop_size)


# initial methylation state of the individuals in the population
methyl_pop <- matrix(data=NA,ncol=pop_size,nrow=num_C)
for(i in 1:pop_size){
	methyl_pop[,i] <- rbinom(num_C,1,ind_prop[i])
  #while(sum(methyl_pop[,i])!=round(num_C*ind_prop[i])){ methyl_pop[,i] <- rbinom(num_C,1,ind_prop[i]) } # forces the methylation number to be the same as the environment 
}


Stress_record <- matrix(data=NA,nrow=t_end,ncol=pop_size)
Stress_record_intermediate <- matrix(data=NA,nrow=t_end,ncol=pop_size)

for(j in 1:t_end){

# For each timestep
# 1. Compute the "stress" level of each individual
S_pop <- colSums(abs(methyl_pop-methyl_env)) # sum over the absolute value of the difference between methylation states in each cytosine position, for every individual.

Stress_record[j,] <- S_pop

# 2. Compute the number of sites to demethylate
demeth_pop <- round(S_pop*ind_demeth) # compute the number of sites that should be demethylated
### CHECKER PLOT: plot(S_pop,demeth_pop); abline(b=demeth_rate,a=0)
# but you can't demethylate more than the existing number of methylated sites
methylsites_pop <- colSums(methyl_pop)
demeth_pop <- apply(rbind(demeth_pop,methylsites_pop),MARGIN=2,FUN=min) # The apply function takes the minimum by column (argument MARGIN = 2) of a data frame that has bound the number of target demethylation sites with the number of actually available methylation sites.

# 3. Demethylate sites randomly
for(i in 1:pop_size){
# want to know which positions are presently methylated
positions <- which(methyl_pop[,i]==1)
# select a number of them to demethylate
demeth.positions <- sample(positions,demeth_pop[i],replace=FALSE)
# and set those to zero
methyl_pop[demeth.positions,i] <- 0
}


# 4. Re-compute the stress level
S_pop <- colSums(abs(methyl_pop-methyl_env))
Stress_record_intermediate[j,] <- S_pop

# 4. Methylate sites that are mismatched with the environment

for(i in 1:pop_size){
  # identify sites that are demethylated but should be methylated to match the environment
  positions <- which((methyl_pop[,i]-methyl_env)==-1)
  
  # compute the number of sites that should be methylated
  meth_num <- min(round(S_pop[i]*ind_methyl[i]),num_C-sum(methyl_pop[,i]))
  
  # methylate sites
  if(meth_num > length(positions)){ # if the sites you need to methylate exceed the environmental matches
    methyl_pop[positions,i] <- 1 # methylate all the environmental matches
    positions2 <- which(methyl_pop[,i]==0) # find the remaining demethylated positions
    meth.positions <- sample(positions2,meth_num-length(positions),replace=FALSE) # select a number of them to methylate
    methyl_pop[meth.positions,i] <- 1 # and methylate them
  } else{ # otherwise
    test <- 1
    meth.positions <- sample(positions,meth_num,replace=FALSE) # select a number of the environmental matches to methylate
    methyl_pop[meth.positions,i] <- 1 # and methylate them
  }
  
}

# Compute the mean number of methylated sites
methylated_sites_mean[k,j] <- mean(colSums(methyl_pop))


# 5. If it's a time for an environmental shift, shift the environment.
if(j %in% envshifts){
  methyl_env <- rbinom(num_C,1,env_prop) # draws the environmental methylation target using a binomial distribution
  while(sum(methyl_env)!=round(num_C*env_prop)){ methyl_env <- rbinom(num_C,1,env_prop) } # forces the methylation state to have the specified proportion of methylated sites
}
}

# Record the mean stress levels over time
Stress_record_mean[k,] <- rowMeans(Stress_record)
Stress_record_intermed_mean[k,] <- rowMeans(Stress_record_intermediate)
}


## ---- chunk 13
plot(tset,Stress_record_mean[1,],type='n',lty=1,las=1,ylim=c(0,.55*num_C),ylab='Mean Stress',xlab='Time')
for(i in 1:length(demeth_rate_set)){
  lines(tset,Stress_record_mean[i,],lty=i,lwd=2)
}
legend(x=0.7*t_end,y=0.5*num_C,legend=paste('de: ',demeth_rate_set,', re: ',meth_rate_set,sep=''),lwd=2,lty=1:length(demeth_rate_set))
## ---- chunk 14
## RUN PARAMETERS

# Environmental target
num_C <- 2000 # number of cytosine sites in the genome
env_prop <- 0.5 # proportion of those cytosine sites that are methylated in a "perfect" match to the environment
methyl_env <- rbinom(num_C,1,env_prop) # draws the environmental methylation target using a binomial distribution
while(sum(methyl_env)!=round(num_C*env_prop)){ methyl_env <- rbinom(num_C,1,env_prop) } # forces the methylation state to have the specified proportion of methylated sites
#sum(methyl_env) # checks the result of the above


# Population properties
pop_size <- 20 # number of individuals in the population
ind_prop <- rep(env_prop,pop_size) # proportion of methylated sites each individual should have ## NB: This isn't worked through in the model for now because I'm hoping that a sort of optimal methylation level will emerge from the model
demeth_rate <- 0.4 #0.2 # rate at which you demethylate (slope of the relationship between stress and number of sites demethylated at each time step)
ind_demeth <- rep(demeth_rate,pop_size)
methyl_rate <- 0.3 #0.175 # rate at which you methylate (slope of the relationship between stress and number of sites methylated at each time step)
ind_methyl <- rep(methyl_rate,pop_size)



# Simulation duration
t_end <- 2000
tset <- c(1:t_end)

envshifts <- c(1000)


## SIMULATION


# initial methylation state of the individuals in the population
methyl_pop <- matrix(data=NA,ncol=pop_size,nrow=num_C)
for(i in 1:pop_size){
	methyl_pop[,i] <- rbinom(num_C,1,ind_prop[i])
  while(sum(methyl_pop[,i])!=round(num_C*ind_prop[i])){ methyl_pop[,i] <- rbinom(num_C,1,ind_prop[i]) } # forces the methylation number to be the same as the environment 
}


Stress_record <- matrix(data=NA,nrow=t_end,ncol=pop_size)
Stress_record_intermediate <- matrix(data=NA,nrow=t_end,ncol=pop_size)
methyl_record <- Stress_record

for(j in 1:t_end){

# For each timestep
# 1. Compute the "stress" level of each individual
S_pop <- colSums(abs(methyl_pop-methyl_env)) # sum over the absolute value of the difference between methylation states in each cytosine position, for every individual.

Stress_record[j,] <- S_pop
methyl_record[j,] <- colSums(methyl_pop)

# 2. Compute the number of sites to demethylate
demeth_pop <- round(S_pop*ind_demeth) # compute the number of sites that should be demethylated
### CHECKER PLOT: plot(S_pop,demeth_pop); abline(b=demeth_rate,a=0)
# but you can't demethylate more than the existing number of methylated sites
methylsites_pop <- colSums(methyl_pop)
demeth_pop <- apply(rbind(demeth_pop,methylsites_pop),MARGIN=2,FUN=min) # The apply function takes the minimum by column (argument MARGIN = 2) of a data frame that has bound the number of target demethylation sites with the number of actually available methylation sites.

# 3. Demethylate sites randomly
for(i in 1:pop_size){
# want to know which positions are presently methylated
positions <- which(methyl_pop[,i]==1)
# select a number of them to demethylate
demeth.positions <- sample(positions,demeth_pop[i],replace=FALSE)
# and set those to zero
methyl_pop[demeth.positions,i] <- 0
}


# 4. Re-compute the stress level
S_pop <- colSums(abs(methyl_pop-methyl_env))
Stress_record_intermediate[j,] <- S_pop

# 4. Methylate sites that are mismatched with the environment

for(i in 1:pop_size){
  # identify sites that are demethylated but should be methylated to match the environment
  positions <- which((methyl_pop[,i]-methyl_env)==-1)
  
  # compute the number of sites that should be methylated
  meth_num <- min(round(S_pop[i]*ind_methyl[i]),num_C-sum(methyl_pop[,i]))
  
  # methylate sites
  if(meth_num > length(positions)){ # if the sites you need to methylate exceed the environmental matches
    methyl_pop[positions,i] <- 1 # methylate all the environmental matches
    positions2 <- which(methyl_pop[,i]==0) # find the remaining demethylated positions
    meth.positions <- sample(positions2,meth_num-length(positions),replace=FALSE) # select a number of them to methylate
    methyl_pop[meth.positions,i] <- 1 # and methylate them
  } else{ # otherwise
    test <- 1
    meth.positions <- sample(positions,meth_num,replace=FALSE) # select a number of the environmental matches to methylate
    methyl_pop[meth.positions,i] <- 1 # and methylate them
  }
  
}

# 5. If it's a time for an environmental shift, shift the environment.
if(j %in% envshifts){
  methyl_env <- rbinom(num_C,1,env_prop) # draws the environmental methylation target using a binomial distribution
  while(sum(methyl_env)!=round(num_C*env_prop)){ methyl_env <- rbinom(num_C,1,env_prop) } # forces the methylation state to have the specified proportion of methylated sites
}



}



plot(tset,Stress_record[,1],type='l',col='gray80',ylim=c(0,num_C),xlab='Time',ylab='Environmental Mismatch',las=1)
grid(10,10)
for(i in 2:pop_size){
	lines(tset,Stress_record[,i],col='gray80')
}
lines(tset,rowMeans(Stress_record),lwd=2)
abline(h=0)

plot(tset,Stress_record[,1],type='l',col='gray80',ylim=c(0,400),xlab='Time',ylab='Environmental Mismatch',las=1)
grid(10,10)
for(i in 2:pop_size){
	lines(tset,Stress_record[,i],col='gray80')
}
lines(tset,rowMeans(Stress_record),lwd=2)
abline(h=0)


plot(tset,Stress_record_intermediate[,1],type='l',col='gray80',ylim=c(0,num_C),xlab='Time',ylab='Environmental Mismatch - intermediate',las=1)
grid(10,10)
for(i in 2:pop_size){
	lines(tset,Stress_record_intermediate[,i],col='gray80')
}
lines(tset,rowMeans(Stress_record_intermediate),lwd=2)
abline(h=0)

## ---- chunk 15

plot(tset,methyl_record[,1],type='l',col='gray80',ylim=c(900,1100),xlab='Time',ylab='Number of Methylated Sites',las=1)
grid(10,10)
for(i in 2:pop_size){
	lines(tset,methyl_record[,i],col='gray80')
}
lines(tset,rowMeans(methyl_record),lwd=2)
abline(h=0)


colSums(methyl_pop)
